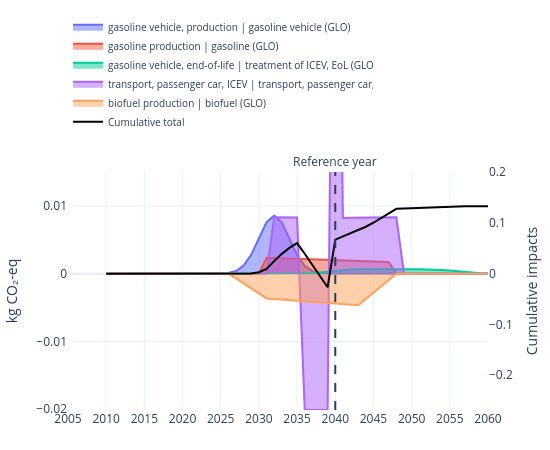

This figure's notebook cell:
### Code cell
fig = plot_temporal_scores(
    results_by_year=results_by_year_ICEV["results_by_impact_year"],
    stacked=False,
    trails=trails,
    title="",
    method_label="kg CO₂-eq",
    cumulative=False,
    width=550,
    height=450,
    year_tick=5,
    year_range=(2005, 2060),
    reference_year=ref_year,
    show_cumulative_axis=True,
    cumulative_axis_label="Cumulative impacts",
    legend_y=1.15,
    #static_score=results_static_ICEV["results_by_solve_year"][ref_year]["scores"] - 0.14 + (0.14/2),
    #static_score_dash= "dot",
    #static_score_color= "red",
    y_max=0.015,
    y2_max=0.20
)
fig.show()
